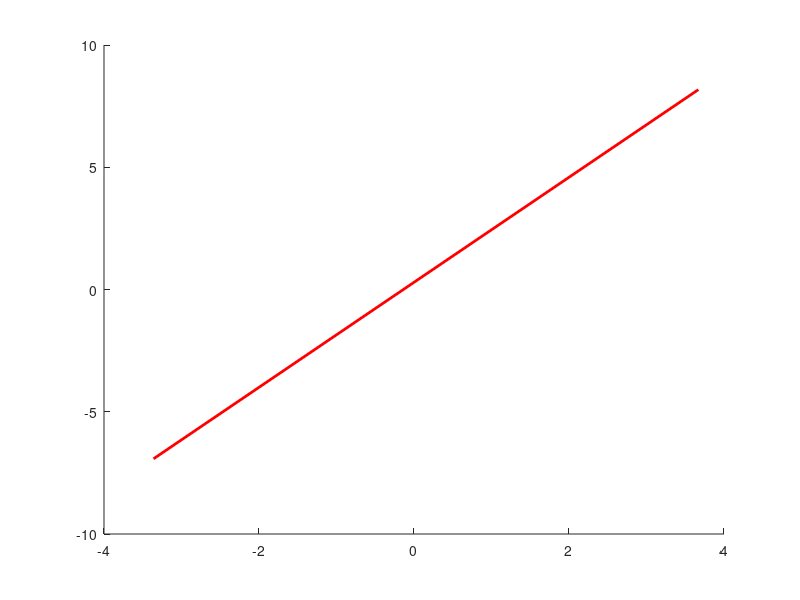

MATLAB code to generate this figure: (Note: this script raises an error after producing the figure.)
%% Example: Scatter plot with color indicating data density
% refer: scatter plot function links: https://mathworks.com/matlabcentral/fileexchange/8577-scatplot
% author: Wendylay
% 20210118

% read data
clc ; clear ; close all
x = randn(2500,1);
y = randn(2500,1)*2;

% drawing
method = 'circles';
radius = [];
N = [];  
n = [];
po = [];
ms = 20;

figure('Position',[100,100,1000,900], 'units', 'normalized', 'color','w')  % [left bottom width height] 
hold on
%  set the 1:1 line
h_oneline = plot([min(x) max(x)], [min(y) max(y)], 'r', 'linewidth', 2);

colormap jet
scatplot(x, y, method,radius,N,n,po,ms);
hc = colorbar;

% legend the 1:1 line
legend(h_oneline, '1:1', 'fontsize', 30);
legend('boxoff')

% figure setting
set(gca,'box', 'on','fontname','times','fontsize', 16,'linewidth', 2,...
    'xcolor', 'k', 'ycolor', 'k');
xlabel('X ','fontname','Times New Roman','color','k', 'fontsize', 20);
ylabel('Y','fontname','Times New Roman','color','k', 'fontsize', 20);
axis square

